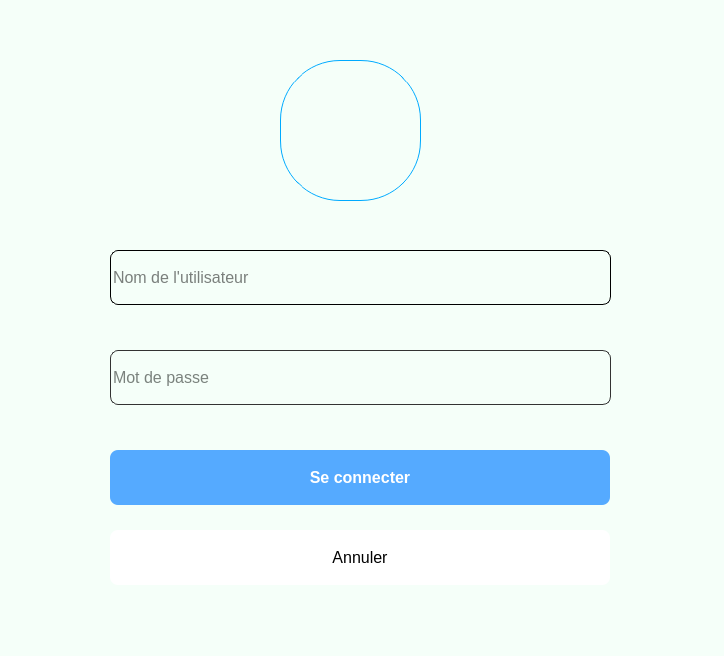
<?xml version="1.0" encoding="UTF-8"?>
<ui version="4.0">
 <class>MainWindow</class>
 <widget class="QMainWindow" name="MainWindow">
  <property name="geometry">
   <rect>
    <x>0</x>
    <y>0</y>
    <width>724</width>
    <height>656</height>
   </rect>
  </property>
  <property name="minimumSize">
   <size>
    <width>724</width>
    <height>644</height>
   </size>
  </property>
  <property name="windowTitle">
   <string>Login Page</string>
  </property>
  <property name="windowIcon">
   <iconset resource="Assets.qrc">
    <normaloff>:/assets/account_circle_FILL0_wght400_GRAD0_opsz24.svg</normaloff>:/assets/account_circle_FILL0_wght400_GRAD0_opsz24.svg</iconset>
  </property>
  <property name="styleSheet">
   <string notr="true">background-color:#f5fff9;
color:#000502;</string>
  </property>
  <widget class="QWidget" name="centralwidget">
   <widget class="QGroupBox" name="groupBox">
    <property name="geometry">
     <rect>
      <x>30</x>
      <y>20</y>
      <width>671</width>
      <height>591</height>
     </rect>
    </property>
    <property name="styleSheet">
     <string notr="true">border-radius:8px;</string>
    </property>
    <property name="title">
     <string/>
    </property>
    <widget class="QPushButton" name="loginBtn">
     <property name="geometry">
      <rect>
       <x>80</x>
       <y>430</y>
       <width>500</width>
       <height>55</height>
      </rect>
     </property>
     <property name="font">
      <font>
       <pointsize>12</pointsize>
       <weight>75</weight>
       <bold>true</bold>
      </font>
     </property>
     <property name="styleSheet">
      <string notr="true">QPushButton {
	background-color: rgb(85, 170, 255);
	border-radius:8px;
	color: rgb(255, 255, 255);
}
:hover{
	
	color: rgb(0, 0, 0);
	background-color: rgb(0, 85, 255);
}</string>
     </property>
     <property name="text">
      <string>Se connecter</string>
     </property>
    </widget>
    <widget class="QPushButton" name="cancelLoginBtn">
     <property name="geometry">
      <rect>
       <x>80</x>
       <y>510</y>
       <width>500</width>
       <height>55</height>
      </rect>
     </property>
     <property name="font">
      <font>
       <pointsize>12</pointsize>
       <underline>false</underline>
      </font>
     </property>
     <property name="styleSheet">
      <string notr="true">


QPushButton {
	background-color: rgb(255, 255, 255);
	border-radius:8px;
	
	color: rgb(0, 0, 0);
}
:hover{
	
	
	color: rgb(255, 0, 0);
	border:1px solid #ff3122;
	background-color: rgb(255, 255, 255);
}</string>
     </property>
     <property name="text">
      <string>Annuler</string>
     </property>
    </widget>
    <widget class="QLineEdit" name="NameUserEdit">
     <property name="geometry">
      <rect>
       <x>80</x>
       <y>230</y>
       <width>501</width>
       <height>55</height>
      </rect>
     </property>
     <property name="font">
      <font>
       <pointsize>12</pointsize>
      </font>
     </property>
     <property name="styleSheet">
      <string notr="true">
border-radius:8px;
border:1px solid #000000;
color: rgb(0, 0, 0);


</string>
     </property>
     <property name="placeholderText">
      <string>Nom de l'utilisateur</string>
     </property>
    </widget>
    <widget class="QLineEdit" name="PasswordEdit">
     <property name="geometry">
      <rect>
       <x>80</x>
       <y>330</y>
       <width>501</width>
       <height>55</height>
      </rect>
     </property>
     <property name="font">
      <font>
       <pointsize>12</pointsize>
      </font>
     </property>
     <property name="styleSheet">
      <string notr="true">border-radius:8px;
border:1px solid #333333;</string>
     </property>
     <property name="echoMode">
      <enum>QLineEdit::Password</enum>
     </property>
     <property name="placeholderText">
      <string>Mot de passe </string>
     </property>
    </widget>
    <widget class="QLabel" name="label">
     <property name="geometry">
      <rect>
       <x>250</x>
       <y>40</y>
       <width>141</width>
       <height>141</height>
      </rect>
     </property>
     <property name="styleSheet">
      <string notr="true">image: url(:/assets/account_circle_FILL0_wght400_GRAD0_opsz24.svg);
border-radius:60px;
border: 1px solid #00aaff;</string>
     </property>
     <property name="text">
      <string/>
     </property>
    </widget>
   </widget>
  </widget>
  <widget class="QStatusBar" name="statusbar"/>
 </widget>
 <resources>
  <include location="Assets.qrc"/>
 </resources>
 <connections/>
</ui>
